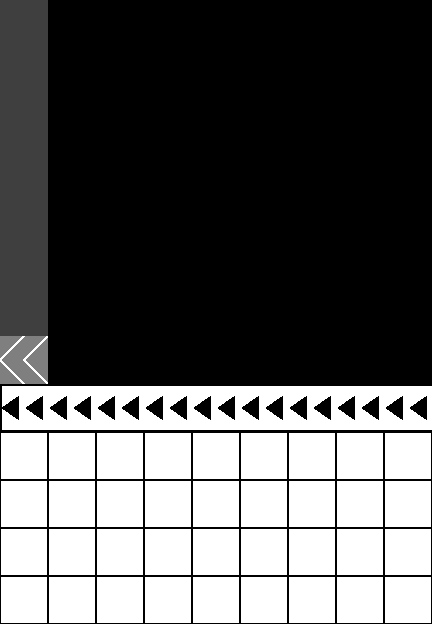

The image is a tile-based game level rendered from a .tmx file. Its description and complete source (layers, tilesets, objects, tile grids) follow:
An orthogonal 9x13 tile map with 48x48 px tiles, 4 tile layers (debug, obstacle, Obj, effect), 3 tilesets.

<map version="1.2" tiledversion="2019.12.11" orientation="orthogonal" renderorder="right-down" compressionlevel="0" width="9" height="13" tilewidth="48" tileheight="48" infinite="0" nextlayerid="5" nextobjectid="1">
 <tileset firstgid="1" source="tsx/tile.tsx" />
 <tileset firstgid="26" source="tsx/debug.tsx" />
 <tileset firstgid="51" source="tsx/obstacle.tsx" />
 <layer id="2" name="debug" width="9" height="13" opacity="0.5">
  <data encoding="csv">
32,0,0,0,0,0,0,0,0,
32,0,0,0,0,0,0,0,0,
32,0,0,0,0,0,0,0,0,
32,0,0,0,0,0,0,0,0,
32,0,0,0,0,0,0,0,0,
32,0,0,0,0,0,0,0,0,
32,0,0,0,0,0,0,0,0,
32,0,0,0,0,0,0,0,0,
0,0,0,0,0,0,0,0,0,
0,0,0,0,0,0,0,0,0,
0,0,0,0,0,0,0,0,0,
0,0,0,0,0,0,0,0,0,
0,0,0,0,0,0,0,0,0
</data>
 </layer>
 <layer id="3" name="obstacle" width="9" height="13">
  <data encoding="csv">
0,0,0,0,0,0,0,0,0,
0,0,0,0,0,0,0,0,0,
0,0,0,0,0,0,0,0,0,
0,0,0,0,0,0,0,0,0,
0,0,0,0,0,0,0,0,0,
0,0,0,0,0,0,0,0,0,
0,0,0,0,0,0,0,0,0,
0,0,0,0,0,0,0,0,0,
0,0,0,0,0,0,0,0,0,
0,0,0,0,0,0,0,0,0,
0,0,0,0,0,0,0,0,0,
0,0,0,0,0,0,0,0,0,
0,0,0,0,0,0,0,0,0
</data>
 </layer>
 <layer id="1" name="Obj" width="9" height="13">
  <data encoding="csv">
0,0,0,0,0,0,0,0,0,
0,0,0,0,0,0,0,0,0,
0,0,0,0,0,0,0,0,0,
0,0,0,0,0,0,0,0,0,
0,0,0,0,0,0,0,0,0,
0,0,0,0,0,0,0,0,0,
0,0,0,0,0,0,0,0,0,
0,0,0,0,0,0,0,0,0,
11,12,12,12,12,12,12,12,12,
3,3,3,3,3,3,3,3,3,
3,3,3,3,3,3,3,3,3,
3,3,3,3,3,3,3,3,3,
3,3,3,3,3,3,3,3,3
</data>
 </layer>
 <layer id="4" name="effect" width="9" height="13">
  <data encoding="csv">
0,0,0,0,0,0,0,0,0,
0,0,0,0,0,0,0,0,0,
0,0,0,0,0,0,0,0,0,
0,0,0,0,0,0,0,0,0,
0,0,0,0,0,0,0,0,0,
0,0,0,0,0,0,0,0,0,
0,0,0,0,0,0,0,0,0,
55,0,0,0,0,0,0,0,0,
0,0,0,0,0,0,0,0,0,
0,0,0,0,0,0,0,0,0,
0,0,0,0,0,0,0,0,0,
0,0,0,0,0,0,0,0,0,
0,0,0,0,0,0,0,0,0
</data>
 </layer>
</map>